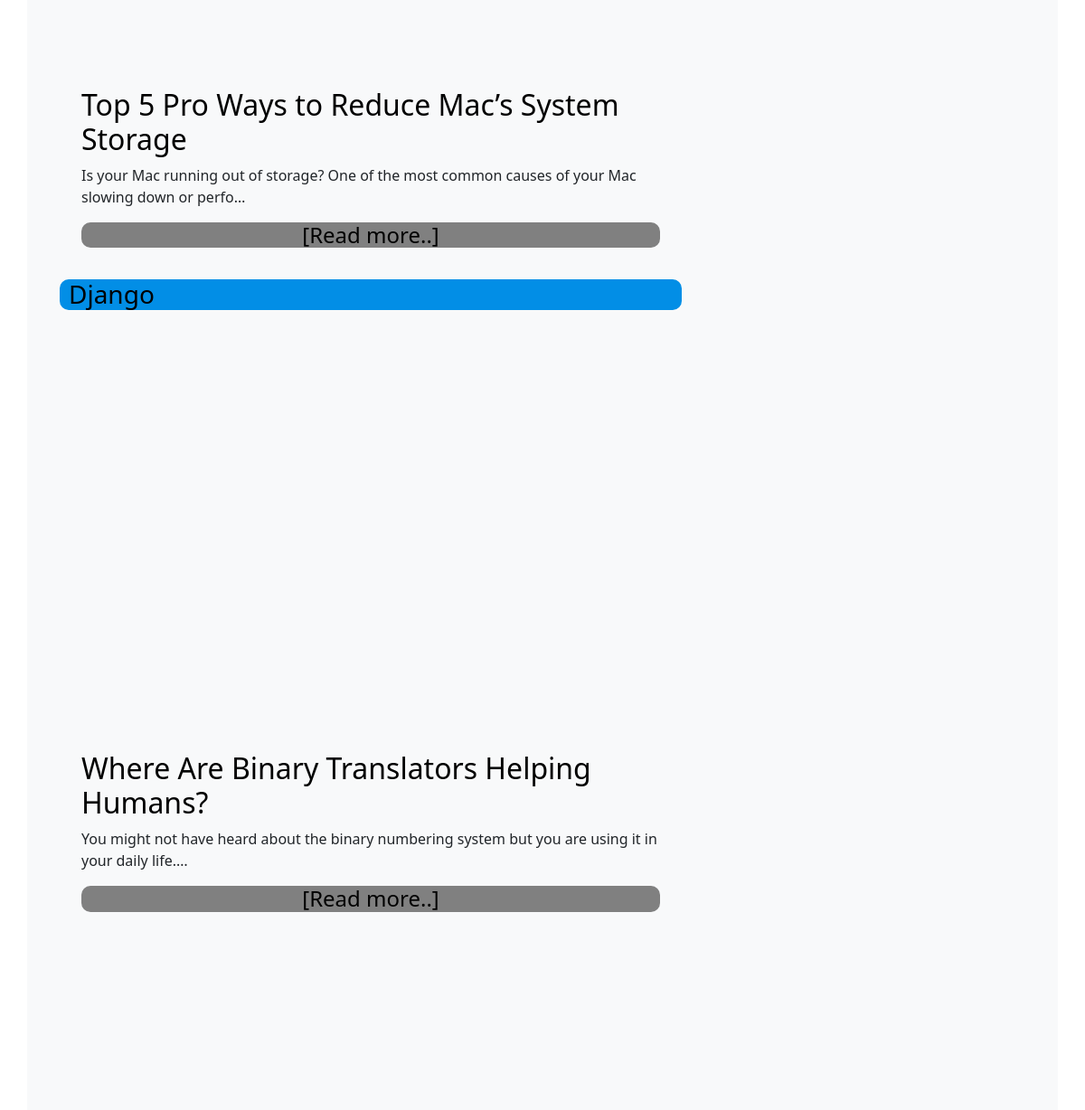
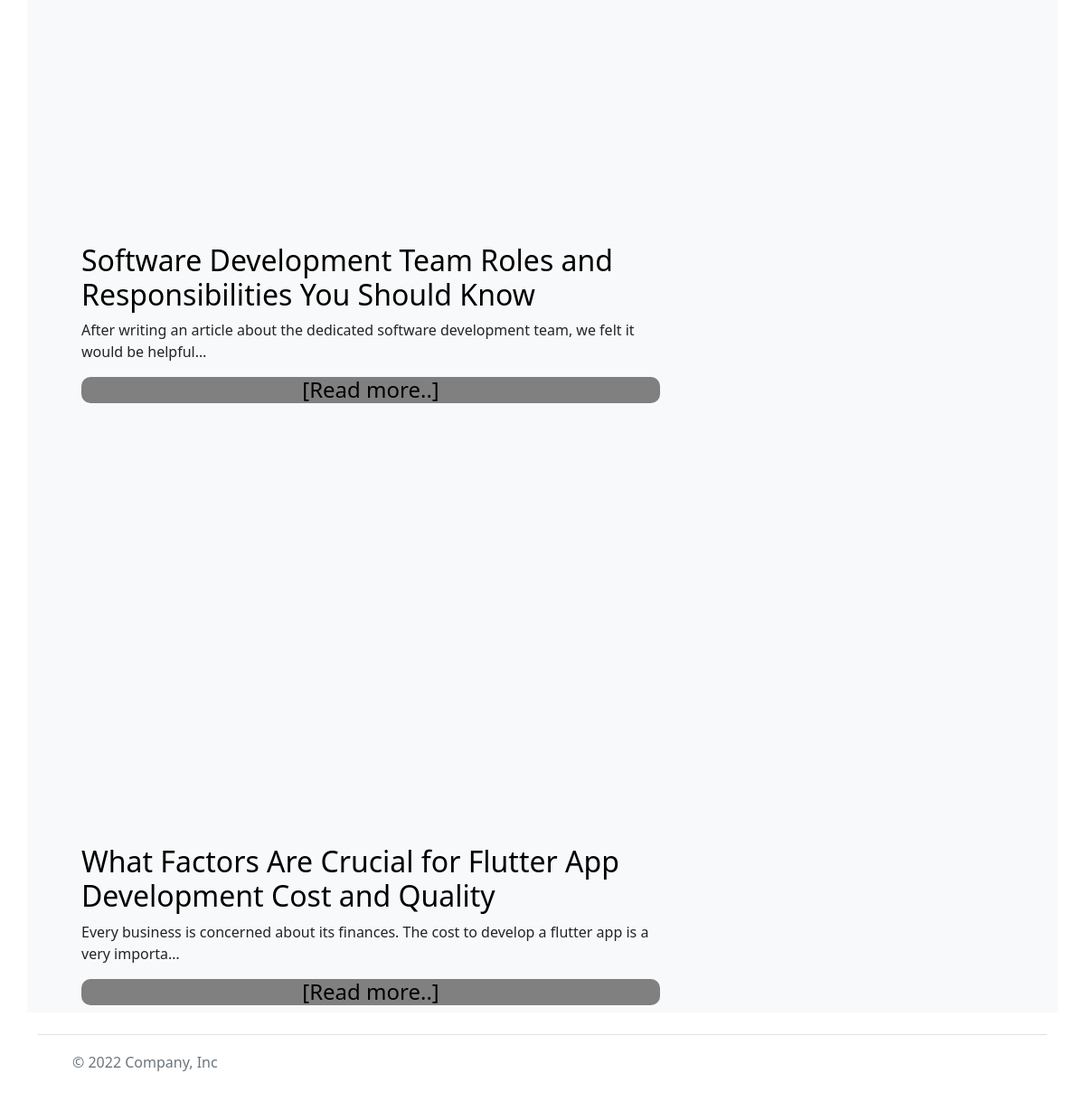
The app's page / (lower part), older data (2 pictures, top to bottom).
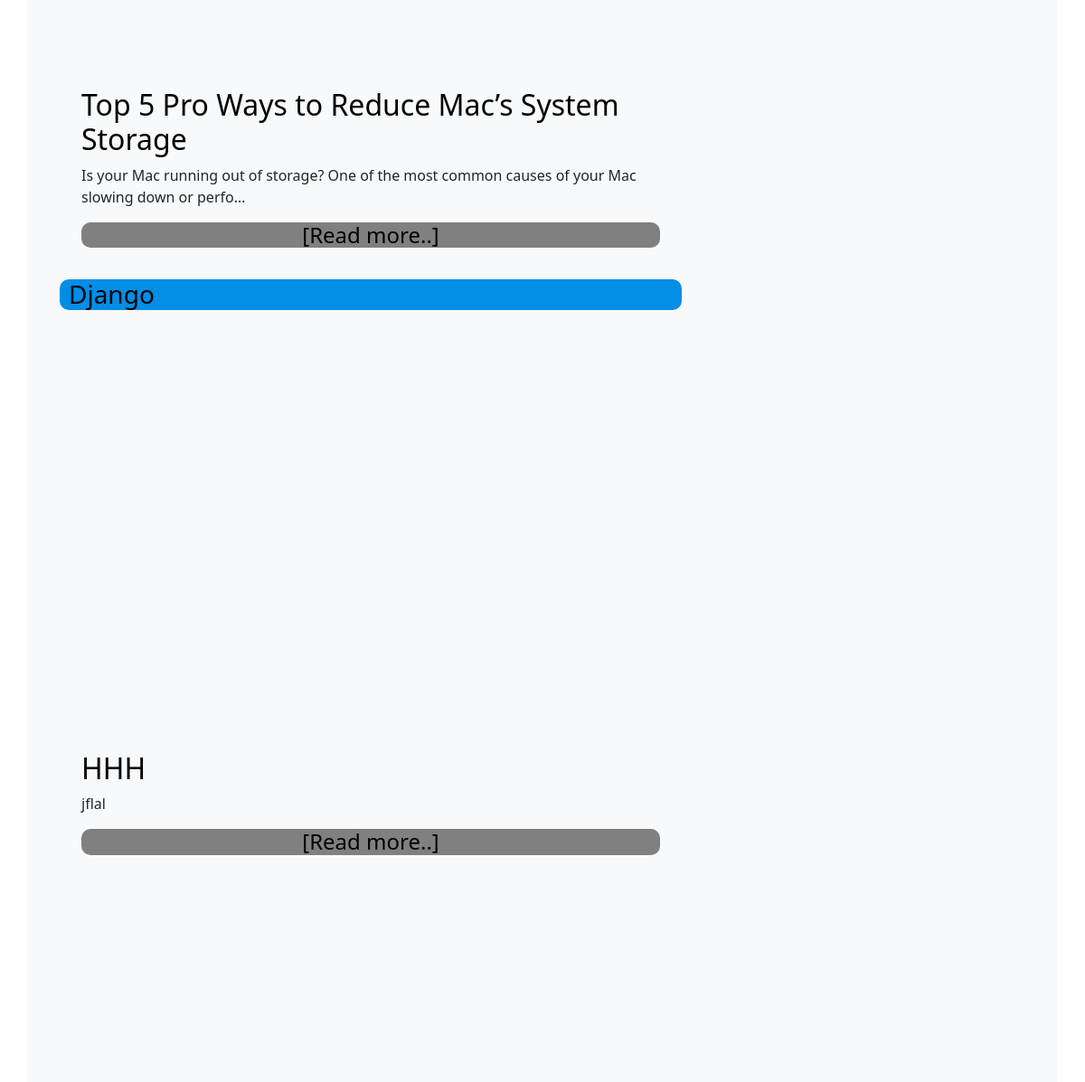
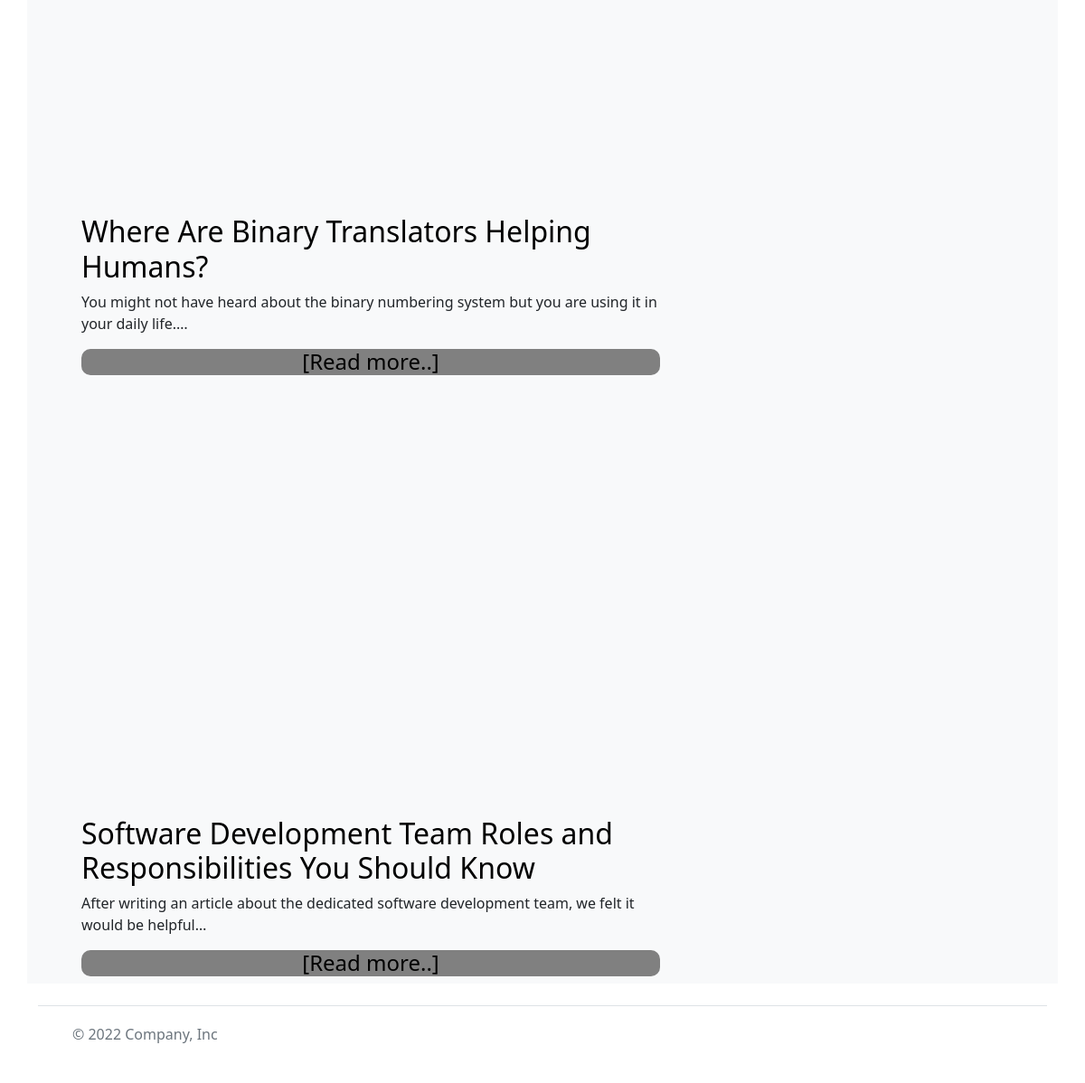
The same page, newer data (2 pictures, top to bottom).
### repair/models.py (models this page shows, shortened)
class Pythonister(models.Model):
    title = models.CharField(max_length=400)
    description = models.TextField()
    video = EmbedVideoField()
    date_added = models.DateTimeField(auto_now_add=True)

class Djangonister(models.Model):
    title = models.CharField(max_length=400)
    description = models.TextField()
    video = EmbedVideoField()
    date_added = models.DateTimeField(auto_now_add=True)

### repair/views.py (the view)
# urls.py: path('', views.index, name='index'),
def index(request):
    hard = Pythonister.objects.order_by('-date_added')
    soft = Djangonister.objects.order_by('-date_added')
    context = {'hard':hard, 'soft':soft}
    return render(request, 'repair/index.html', context)

### repair/templates/repair/index.html (shortened to what this page needs)
{% extends 'repair/main.html' %}
{% load static %}
{% load embed_video_tags %}
{% block content %}
    <div class="container" style="margin-bottom: 35px;">
        {% for hardware in hard|slice:":3" %}
        <div class="container" style="margin-bottom: 30px;">
            <div class="you" style="width: 100%; height: 30rem; border-radius: 5px;">
            </div>
            <div class="def">
                <a onMouseOver="this.style.color='red'"
                onMouseOut="this.style.color='black'" style="text-decoration: none; color: black;" href="{% url 'repair:detail' hardware.id %}"><h2>{{hardware.title}}</h2></a>
                <p>{{hardware.description|truncatechars:100}}</p>
            </div>
            <div class="col" style="background-color: gray;">
                <a onMouseOver="this.style.color='red'"
                onMouseOut="this.style.color='black'"  href="{% url 'repair:detail' hardware.id %}"><h4 style="text-align: center;">[Read more..]</h4></a>
            </div>
        </div>
        {% endfor %}
    </div>
    <div class="container">
        <div class="col">
            <a style="color: black;" href="{% url 'repair:software' %}"><h3>Django</h3></a>
        </div>
        {% for software in soft|slice:":3" %}
        <div class="container">
            <div class="you" style="width: 100%; height: 30rem; border-radius: 5px;">
            </div>
            <div class="def">
                <a onMouseOver="this.style.color='red'"
                onMouseOut="this.style.color='black'" style="color: black; text-decoration: none;" href="{% url 'repair:softdetail' software.id %}"><h2>{{software.title}}</h2></a>
                <p>{{software.description|truncatechars:100}}</p>
            </div>
            <div class="col" style="background-color: gray;">
                <a onMouseOver="this.style.color='red'"
                onMouseOut="this.style.color='black'" href="{% url 'repair:softdetail' software.id %}"><h4 style="text-align: center;">[Read more..]</h4></a>
            </div>
        </div>
        {% endfor %}
    </div>
{% endblock content %}

Row changes from the older to the newer data that the page shows:
no longer on this page (row edited): Djangonister: title "What Factors Are Crucial for Flutter App Development Cost and Quality", description "Every business is concerned about its finances. The cost to develop a flutter app is a very importa…"
added Djangonister: title "HHH", description "jflal"
